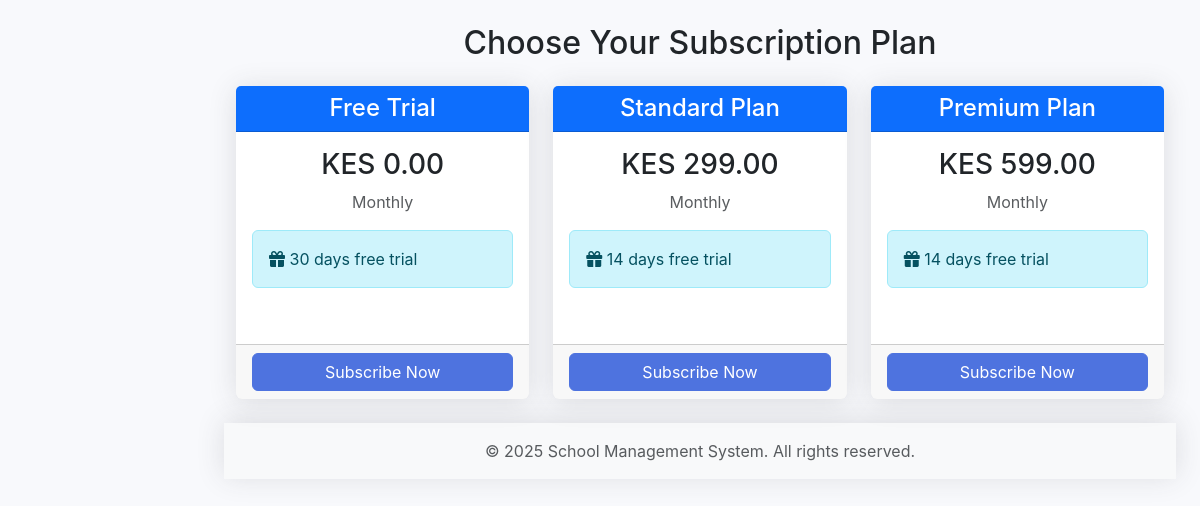
The app's page /subscriptions/plans/ with its own data.
### subscriptions/models.py (models this page shows, shortened)
class SubscriptionPlan(models.Model):
    PLAN_TYPE_CHOICES = [
        ('free_trial', 'Free Trial'),
        ('basic', 'Basic'),
        ('standard', 'Standard'),
        ('premium', 'Premium'),
        ('enterprise', 'Enterprise'),
    ]
    BILLING_CYCLE_CHOICES = [
        ('monthly', 'Monthly'),
        ('quarterly', 'Quarterly'),
        ('half_yearly', 'Half Yearly'),
        ('yearly', 'Yearly'),
    ]
    name = models.CharField(_("Plan Name"), max_length=100)
    slug = models.SlugField(_("Slug"), unique=True)
    plan_type = models.CharField(_("Plan Type"), max_length=20, choices=PLAN_TYPE_CHOICES)
    description = models.TextField(_("Description"), blank=True)
    price = models.DecimalField(_("Price"), max_digits=10, decimal_places=2,
                                validators=[MinValueValidator(0)])
    billing_cycle = models.CharField(_("Billing Cycle"), max_length=20, choices=BILLING_CYCLE_CHOICES)
    trial_days = models.IntegerField(_("Trial Days"), default=0)
    max_students = models.IntegerField(_("Max Students"), default=100)
    max_teachers = models.IntegerField(_("Max Teachers"), default=20)
    max_staff = models.IntegerField(_("Max Staff"), default=10)
    max_branches = models.IntegerField(_("Max Branches"), default=1)
    storage_limit_gb = models.IntegerField(_("Storage Limit (GB)"), default=5)
    features = models.JSONField(_("Features"), default=dict, blank=True)
    enable_online_exam = models.BooleanField(_("Enable Online Exam"), default=True)
    enable_online_payment = models.BooleanField(_("Enable Online Payment"), default=True)
    enable_chat = models.BooleanField(_("Enable Chat"), default=True)
    enable_sms = models.BooleanField(_("Enable SMS"), default=False)
    enable_library = models.BooleanField(_("Enable Library"), default=True)
    enable_transport = models.BooleanField(_("Enable Transport"), default=True)
    enable_dormitory = models.BooleanField(_("Enable Dormitory"), default=True)
    enable_inventory = models.BooleanField(_("Enable Inventory"), default=True)
    enable_hr = models.BooleanField(_("Enable HR Management"), default=True)
    enable_reports = models.BooleanField(_("Enable Advanced Reports"), default=True)
    is_active = models.BooleanField(_("Is Active"), default=True)
    is_popular = models.BooleanField(_("Is Popular"), default=False)
    display_order = models.IntegerField(_("Display Order"), default=0)
    created_at = models.DateTimeField(_("Created At"), auto_now_add=True)
    updated_at = models.DateTimeField(_("Updated At"), auto_now=True)
    class Meta:
        verbose_name = _("Subscription Plan")
        verbose_name_plural = _("Subscription Plans")
        ordering = ['display_order', 'price']

### subscriptions/views.py (the view)
# urls.py: path('plans/', views.SubscriptionPlansView.as_view(), name='plans'),
class SubscriptionPlansView(ListView):
    model = SubscriptionPlan
    template_name = 'subscriptions/plans.html'
    context_object_name = 'plans'
    def get_queryset(self):
        return SubscriptionPlan.objects.filter(is_active=True)

### core/context_processors.py (called while the page is built, shortened)
def school_context(request):
    context = {}
    if hasattr(request, 'resolver_match') and request.resolver_match:
        school_slug = request.resolver_match.kwargs.get('school_slug')
    return context

### core/models.py (called while the page is built)
    @classmethod
    def get_settings(cls):
        obj, created = cls.objects.get_or_create(pk=1)
        return obj

### superadmin/context_processors.py (called while the page is built)
def impersonation_context(request):
    context = {
        'is_impersonating': getattr(request, 'is_impersonating', False),
        'original_user': getattr(request, 'original_user', None),
    }
    return context

### templates/subscriptions/plans.html (shortened to what this page needs)
{% extends 'base.html' %}
{% block content %}
<div class="container mt-4">
    <div class="row">
        <div class="col-12">
            <h2 class="text-center mb-4">Choose Your Subscription Plan</h2>
        </div>
    </div>
    <div class="row">
        {% for plan in plans %}
        <div class="col-md-4 mb-4">
            <div class="card h-100">
                <div class="card-header bg-primary text-white text-center">
                    <h4 class="mb-0">{{ plan.name }}</h4>
                </div>
                <div class="card-body">
                    <div class="text-center mb-3">
                        <h3>KES {{ plan.price }}</h3>
                        <p class="text-muted">{{ plan.get_billing_cycle_display }}</p>
                    </div>
                    {% if plan.trial_days > 0 %}
                    <div class="alert alert-info">
                        <i class="fas fa-gift"></i> {{ plan.trial_days }} days free trial
                    </div>
                    {% endif %}
                </div>
                <div class="card-footer">
                    <button class="btn btn-primary w-100 subscribe-btn"
                            data-plan-slug="{{ plan.slug }}"
                            data-plan-name="{{ plan.name }}"
                            data-plan-price="{{ plan.price }}">
                        Subscribe Now
                    </button>
                </div>
            </div>
        </div>
        {% endfor %}
    </div>
</div>
{% endblock %}

### templates/base.html (style rules this page uses)
:root { --primary-color: #4e73df; --secondary-color: #858796; --success-color: #1cc88a; --info-color: #36b9cc; --warning-color: #f6c23e; --danger-color: #e74a3b; }
body { font-family: 'Nunito', -apple-system, BlinkMacSystemFont, 'Segoe UI', Roboto, 'Helvetica Neue', Arial, sans-serif; background-color: #f8f9fc; }
.card { border: none; box-shadow: 0 0.15rem 1.75rem 0 rgba(58, 59, 69, 0.15); margin-bottom: 1.5rem; }
.btn-primary { background-color: var(--primary-color); border-color: var(--primary-color); }

### records on screen
SubscriptionPlan: name "Free Trial", price "0.00", billing_cycle "Monthly", trial_days "30"
SubscriptionPlan: name "Standard Plan", price "299.00", billing_cycle "Monthly", trial_days "14"
SubscriptionPlan: name "Premium Plan", price "599.00", billing_cycle "Monthly", trial_days "14"
